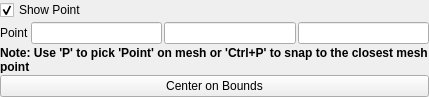
<?xml version="1.0" encoding="UTF-8"?>
<ui version="4.0">
 <class>HandlePropertyWidget</class>
 <widget class="QWidget" name="HandlePropertyWidget">
  <property name="geometry">
   <rect>
    <x>0</x>
    <y>0</y>
    <width>429</width>
    <height>97</height>
   </rect>
  </property>
  <property name="windowTitle">
   <string>Form</string>
  </property>
  <layout class="QGridLayout" name="gridLayout">
   <property name="margin">
    <number>0</number>
   </property>
   <property name="spacing">
    <number>2</number>
   </property>
   <item row="0" column="0" colspan="2">
    <widget class="QCheckBox" name="show3DWidget">
     <property name="text">
      <string>Show Point</string>
     </property>
     <property name="checked">
      <bool>true</bool>
     </property>
    </widget>
   </item>
   <item row="1" column="0">
    <widget class="QLabel" name="pointLabel">
     <property name="text">
      <string>Point</string>
     </property>
    </widget>
   </item>
   <item row="1" column="1">
    <widget class="pqDoubleLineEdit" name="worldPositionX"/>
   </item>
   <item row="1" column="2">
    <widget class="pqDoubleLineEdit" name="worldPositionY"/>
   </item>
   <item row="1" column="3">
    <widget class="pqDoubleLineEdit" name="worldPositionZ"/>
   </item>
   <item row="2" column="0" colspan="4">
    <widget class="QLabel" name="pickLabel">
     <property name="font">
      <font>
       <weight>75</weight>
       <bold>true</bold>
      </font>
     </property>
     <property name="text">
      <string>Note: Use 'P' to pick 'Point' on mesh or 'Ctrl+P' to snap to the closest mesh point</string>
     </property>
     <property name="alignment">
      <set>Qt::AlignLeading|Qt::AlignLeft|Qt::AlignTop</set>
     </property>
     <property name="wordWrap">
      <bool>true</bool>
     </property>
    </widget>
   </item>
   <item row="3" column="0" colspan="4">
    <widget class="QPushButton" name="useCenterBounds">
     <property name="text">
      <string>Center on Bounds</string>
     </property>
    </widget>
   </item>
  </layout>
 </widget>
 <customwidgets>
  <customwidget>
   <class>pqDoubleLineEdit</class>
   <extends>QLineEdit</extends>
   <header>pqDoubleLineEdit.h</header>
  </customwidget>
 </customwidgets>
 <resources/>
 <connections/>
</ui>
